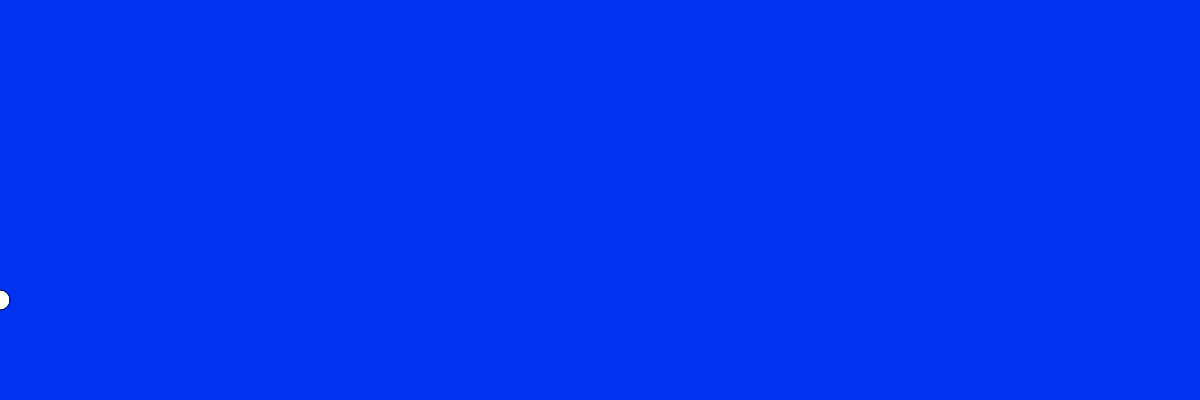
Frame 1 (no input)
Frame 60 (no input): identical to frame 1, image omitted
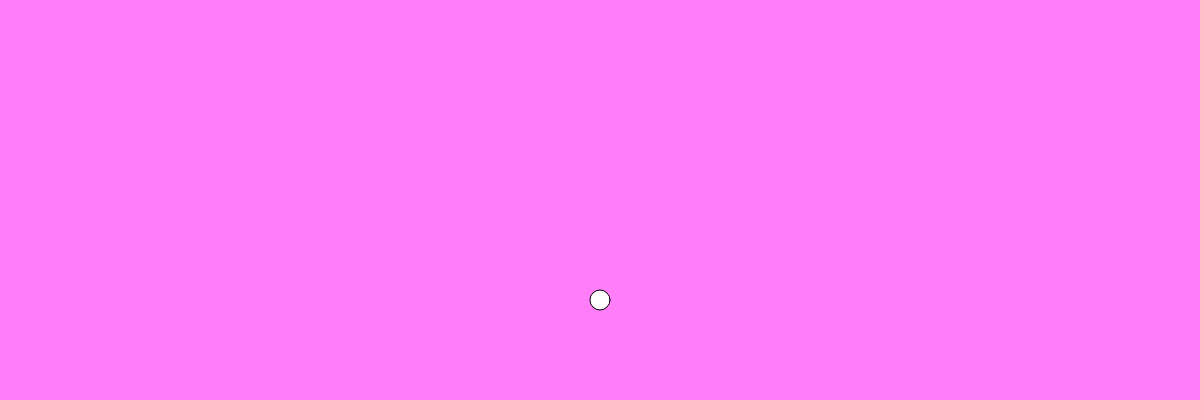
Frame 120 (the mouse pressed at the canvas centre since frame 60)

The p5.js sketch that drew these frames (run headless with seeded random() and noise() and a simulated clock; from frame 60 on, the mouse is pressed at the canvas centre):

// p5.js sketch
// ── sketch.js

var r = 0;
var g = 50;
var b=255;

// INITIALIZE ALL YOUR VARIABLES
// Ideally you would create 3 variables. red blue green or r, g, b


function setup(){
  
  createCanvas(1200,400);
}


function draw(){

  // change the value of Red based on the mouse movement about the X axis
  r = map(mouseX,100,400,0,200);
  // change the value of Green based on the mouse movement about the X axis
  g = map(mouseX,400,800,100,150);
  // change the value of Blue based on the mouse movement about the X axis
  b = map(mouseX,800,1200,250,255);
  // Use the map() function to do so. 

  // Pass the values to the background() function you have learnt previously.
background(r,g,b);
  // Create an ellipse that will move around with you mouse about the X axis.
   fill(255);
ellipse(mouseX,300,20,20);

  // Remember to fill the canvas with white paint before creating the ellipse.
}
